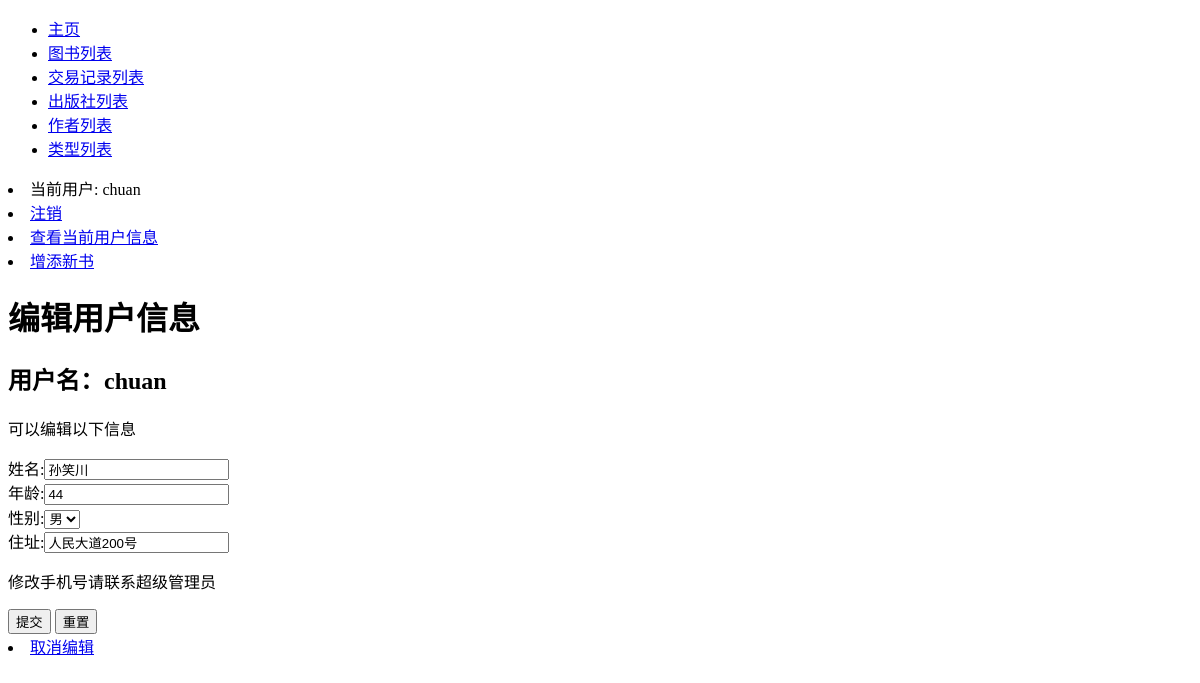
Before: /bookstore/user/1/profile/update/ (signed in) with the older database file.
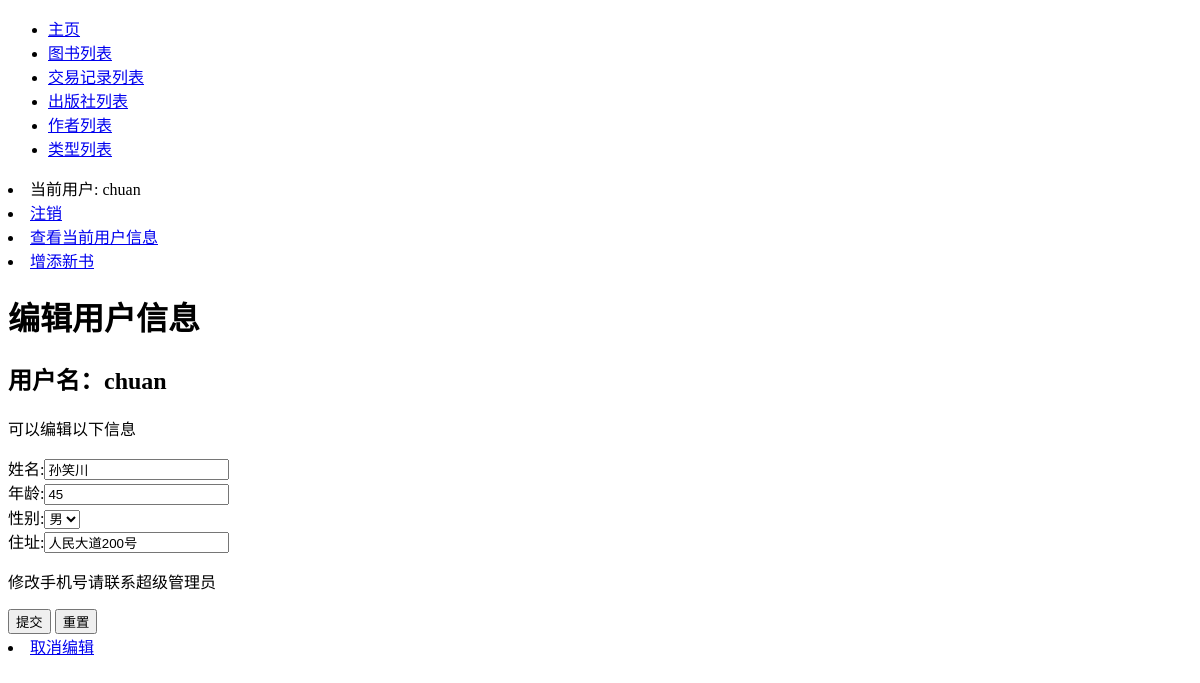
After: the same page with the newer database file.
### bookstore/models.py (models this page shows, shortened)
class Admin(models.Model):
    user = models.OneToOneField(User, on_delete=models.CASCADE)
    name = models.CharField(max_length=30, verbose_name='姓名')
    gender = models.CharField(max_length=1, verbose_name='性别', help_text='请输入“男”或者“女”', validators=
                              [vl.RegexValidator(regex="^['男'|'女']$", message='请确保性别格式正确！')])
    age = models.PositiveIntegerField(verbose_name='年龄',
                                      validators=[vl.MaxValueValidator(99), vl.MinValueValidator(1)], default=18)
    address = models.CharField(max_length=50, verbose_name='住址')
    class Meta:
        verbose_name = '管理员信息'
        verbose_name_plural = '管理员信息'

### bookstore/views.py (the view)
# urls.py: path('user/<int:uid>/profile/update/', views.profile_update, name='profile_update'),
@login_required
def profile_update(request, uid):
    user = get_object_or_404(User, id=uid)
    admin = get_object_or_404(Admin, user=user)
    if request.method == 'POST':
        form = ProfileForm(request.POST)
        if form.is_valid():
            admin.name = form.cleaned_data['name']
            admin.age = form.cleaned_data['age']
            admin.gender = form.cleaned_data['gender']
            admin.address = form.cleaned_data['address']
            admin.save()
            return HttpResponseRedirect(reverse('profile', args=[user.id]))
    else:
        default_data = {'name': admin.name, 'age': admin.age, 'gender': admin.gender, 'address': admin.address}
        form = ProfileForm(default_data)
    return render(request, 'bookstore/profile_update.html', {'form': form, 'user': user})

### bookstore/forms.py
class ProfileForm(forms.Form):
    sex = (('男', '男'), ('男', '女'))
    name = forms.CharField(label='姓名', max_length=30)
    age = forms.CharField(label='年龄', max_length=2)
    gender = forms.CharField(label='性别', widget=forms.widgets.Select(choices=sex))
    address = forms.CharField(label='住址', max_length=50)

### bookstore/templates/bookstore/profile_update.html (shortened to what this page needs)
{% extends 'base.html' %}
{% block content %}
    <div class="body">
    <h1>编辑用户信息</h1>
        <h2>用户名：{{ user.username }}</h2>
        <p>可以编辑以下信息</p>
        <div class="form-wrapper">
            <form action="" method="post" enctype="multipart/form-data">
            {% for field in form %}
                <div class="fieldWrapper">
                    {{ field.label_tag }}{{ field }}
                </div>
            {% endfor %}
            <p>修改手机号请联系超级管理员</p>
            <div class="button-wrapper submit">
                <input type="submit" value="提交">
                <input type="reset" value="重置">
            </div>
            </form>
        </div>
    <li><a href="{% url 'profile' user.id %}">取消编辑</a></li>
    </div>
{% endblock %}

Changed rows visible on the page:
changed Admin "孙笑川": age "44" → "45"
